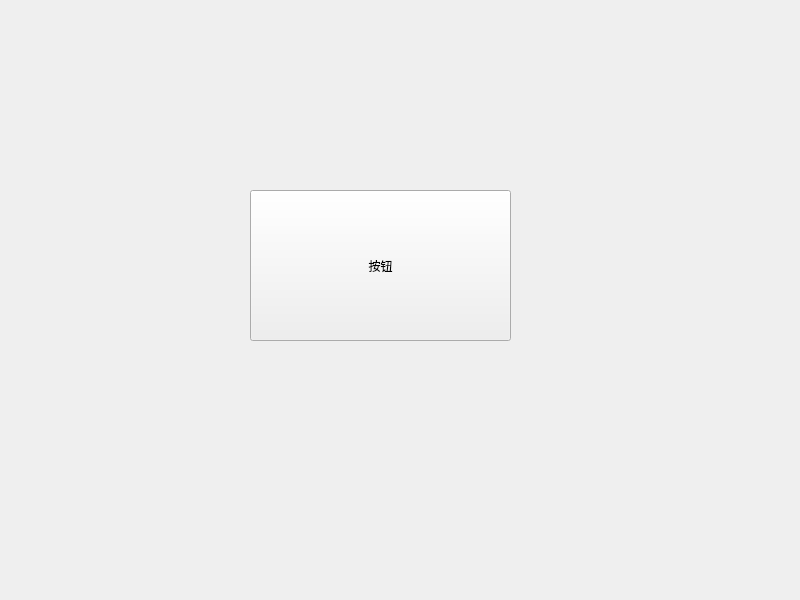
<?xml version="1.0" encoding="UTF-8"?>
<ui version="4.0">
 <class>Widget</class>
 <widget class="QWidget" name="Widget">
  <property name="geometry">
   <rect>
    <x>0</x>
    <y>0</y>
    <width>800</width>
    <height>600</height>
   </rect>
  </property>
  <property name="windowTitle">
   <string>Widget</string>
  </property>
  <widget class="QPushButton" name="pushButton">
   <property name="geometry">
    <rect>
     <x>250</x>
     <y>190</y>
     <width>261</width>
     <height>151</height>
    </rect>
   </property>
   <property name="text">
    <string>按钮</string>
   </property>
  </widget>
 </widget>
 <resources/>
 <connections/>
</ui>
